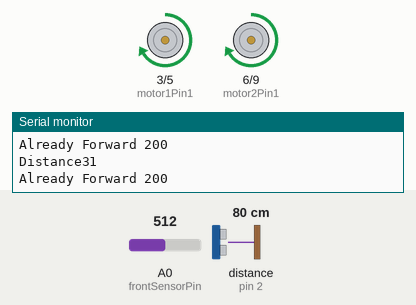
Simulated run of this sketch. Board: Arduino Uno, built with avr-gcc and run on an emulated ATmega328P. Shown: motor-driver pin pairs drawn as motors (green arrow = first pin HIGH = forward, orange = second pin HIGH = backward, longer = more drive, scaled by the enable pin), the last lines printed to the serial monitor. Wiring (inferred from the names in the program): ultrasonic range finder: trigger pin 2; echo pin 2. The test bench sets the inputs (shaded band); at power-on: distance to the obstacle (sensor on pin 2) 80 cm, A0 (frontSensorPin) = 512. The echo pulse lasts 58.3 µs per cm.

Above: at 4.2 s.
4.3 s: distance to the obstacle (sensor on pin 2) set to 12 cm
5.8 s: distance to the obstacle (sensor on pin 2) set to 9 cm
At 7.2 s:
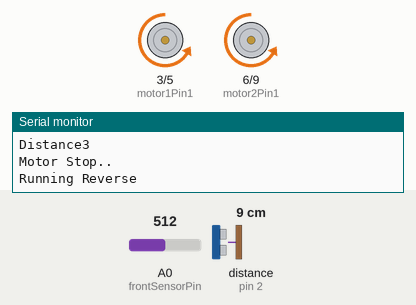
At 8.4 s:
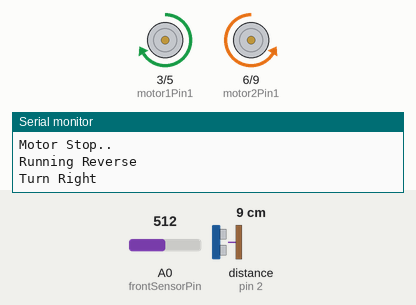
8.8 s: distance to the obstacle (sensor on pin 2) set to 250 cm
At 9.96 s:
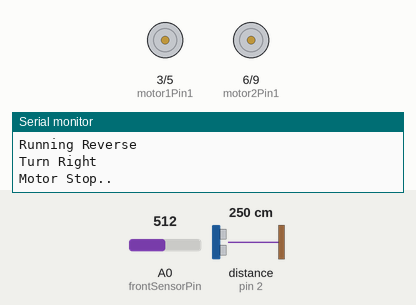
11.5 s: A0 (frontSensorPin) set to 411
13.0 s: A0 (frontSensorPin) set to 388
At 15.8 s:
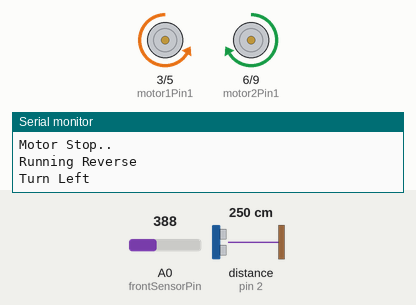
16.0 s: A0 (frontSensorPin) set to 511
Timing chart, 0 to 19.0 s (numbered marks = the images above; inputs shaded):
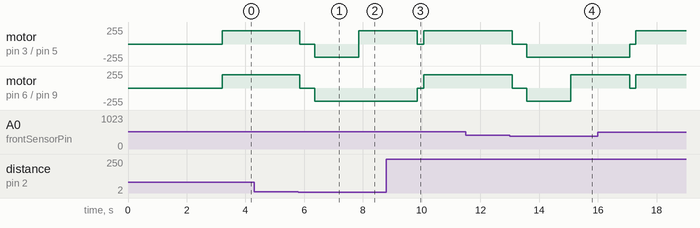

The sketch:

TTV.ino
```cpp
#include <SD.h>
bool enabled = 0;
int pingPin = 2;
int safeDistance = 4; //distance ahead in inch
int safeEdge = 400; // depth or distance from floor using custom optical sensor
bool rightTurn = false;
int rightTurnCount = 0;

int frontSensorPin = A0;

unsigned long counterStart = 0;

int motor1Pin1 = 3;
int motor1Enable = 4;
int motor1Pin2 = 5;
int motor2Pin1 = 6;
int motor2Enable = 7;
int motor2Pin2 = 9;

boolean forwardState = false;
boolean startState =  false;

void setup()
{


Serial.begin(9600);


  pinMode(motor1Pin1, OUTPUT);
  pinMode(motor1Pin2, OUTPUT);
  pinMode(motor2Pin1, OUTPUT);
  pinMode(motor2Pin2, OUTPUT);

  pinMode(motor1Enable, OUTPUT);
  pinMode(motor2Enable, OUTPUT);
}

void loop()
{

	// Set a three sec delay if this is the first time
	if (enabled == 0)
	{
		delay(3000);
		//do a spin
		//spin(150);
		motorsStart();
		//turnLeft(200);
		//delay(3000);
		//motorsStop();
		delay(200);
		enabled = 1;
		return;
	}

	if (canGoForward() == true)
	{
		runForward(200);
	}
	else
	{
		if (forwardState == true)
		{
			motorsStop();
			delay(500);
			runReverse(200);
			delay(1500);
			if (rightTurn == false)
			{
				turnRight(200);
				delay(2000);
			}
			else
			{
				turnLeft(200);
				delay(2000);
				rightTurnCount = rightTurnCount + 1;

				if (rightTurnCount == 2)
				{
					rightTurnCount = 0;
					rightTurn = false;
				}
			}

			motorsStop();
		}
	}

	delay(200);
}

void spin(int speed)
{
	Serial.println ("Spin start.. ");
	motorsStart();
	analogWrite(motor1Pin1,speed);
	digitalWrite(motor1Pin2,LOW);
	digitalWrite(motor2Pin1,LOW);
	digitalWrite(motor2Pin2,LOW);

	delay(3000);
	motorsStop();
	Serial.println ("Spin stop.. ");
}

bool canGoForward()
{
	int sensorValue = analogRead(frontSensorPin);

	//Serial.println ("Sensor Value " + String(sensorValue));
	//&& distance() < safeDistance

	if (sensorValue < safeEdge)
	{
		return false;
	}
	if (distance() < safeDistance)
	{
		return false;
	}

	return true;
}

void motorsStop()
{
	Serial.println ("Motor Stop..");
	digitalWrite(motor1Enable,LOW);
	digitalWrite(motor2Enable,LOW);
	forwardState = false;
}

void motorsStart()
{
	digitalWrite(motor1Enable,HIGH);
	digitalWrite(motor2Enable,HIGH);
}

void runForward(int speed)
{

	if (forwardState == true) { Serial.println ("Already Forward " + String(speed)); return; }

	motorsStart();
	analogWrite(motor1Pin1,speed);
	digitalWrite(motor1Pin2,LOW);
	analogWrite(motor2Pin1,speed);
	digitalWrite(motor2Pin2,LOW);

	Serial.println ("Running forward..." );
	forwardState = true;
}

void runReverse(int speed)
{
  forwardState = false;

	motorsStart();
  	digitalWrite(motor1Pin1,LOW);
	analogWrite(motor1Pin2,speed);
	digitalWrite(motor2Pin1,LOW);
	analogWrite(motor2Pin2,speed);

	Serial.println ("Running Reverse");
}

void turnRight(int speed)
{
	forwardState = false;
	motorsStart();
	analogWrite(motor1Pin1,speed);
	digitalWrite(motor1Pin2,LOW);
	digitalWrite(motor2Pin1,LOW);
	analogWrite(motor2Pin2,speed);

	rightTurn = true;
	Serial.println ("Turn Right");
}

void turnLeft(int speed)
{
  forwardState = false;
	motorsStart();
	digitalWrite(motor1Pin1,LOW);
	analogWrite(motor1Pin2,speed);
	analogWrite(motor2Pin1,speed);
	digitalWrite(motor2Pin2,LOW);

  Serial.println ("Turn Left");
}

// Use Ping Sensor to find the distance and return back the duration in microSeconds
long distance()
{
  long pingTime;
  long pingTimein;

  // Activate Ping Sensor. Give a HIGH Pulse for 2 or more micro Seconds
  pinMode(pingPin, OUTPUT);
  digitalWrite(pingPin, LOW);
  delayMicroseconds(2);
  digitalWrite(pingPin, HIGH);
  delayMicroseconds(5);
  digitalWrite(pingPin, LOW);

  //Receive the ping response
  pinMode(pingPin,INPUT);
  pingTime = pulseIn(pingPin, HIGH);

  // Testing
  //pingTime= 1000;

  pingTimein = (pingTime / 73.744) / 2;

  //Serial.println("Distance : " + String(pingTimein));

  //Serial.println(pingTimein);

	Serial.println("Distance" + String(pingTimein));


  return pingTimein;

  // 3000 microseconds ping time is ~20 inches to an obstacle
  // Refer: http://www.parallax.com/dl/docs/prod/acc/28015-PING-v1.3.pdf
  //	Inches = (microseconds / 73.744) / 2
  //	Centimeters = (microseconds / 29.034) / 2
}
```

Measured:
- the behaviour switches between 11 and 10 cm on distance to the obstacle (sensor on pin 2) (found by bisection; images 0 and 1)
- the behaviour switches between 400 and 399 on A0 (frontSensorPin) (found by bisection; images 3 and 4)
- after the input at 5.8 s, motor on pin 3 (motor1Pin1) / pin 5 (motor1Pin2): forward 200/255 → stopped after 0.05 s, → backward 200/255 0.50 s later, → forward 200/255 1.5 s later; motor on pin 6 (motor2Pin1) / pin 9 (motor2Pin2): forward 200/255 → stopped after 0.05 s, → backward 200/255 0.50 s later
- after the input at 13.0 s, motor on pin 3 (motor1Pin1) / pin 5 (motor1Pin2): forward 200/255 → stopped after 0.08 s, → backward 200/255 0.50 s later; motor on pin 6 (motor2Pin1) / pin 9 (motor2Pin2): forward 200/255 → stopped after 0.08 s, → backward 200/255 0.50 s later, → forward 200/255 1.5 s later
